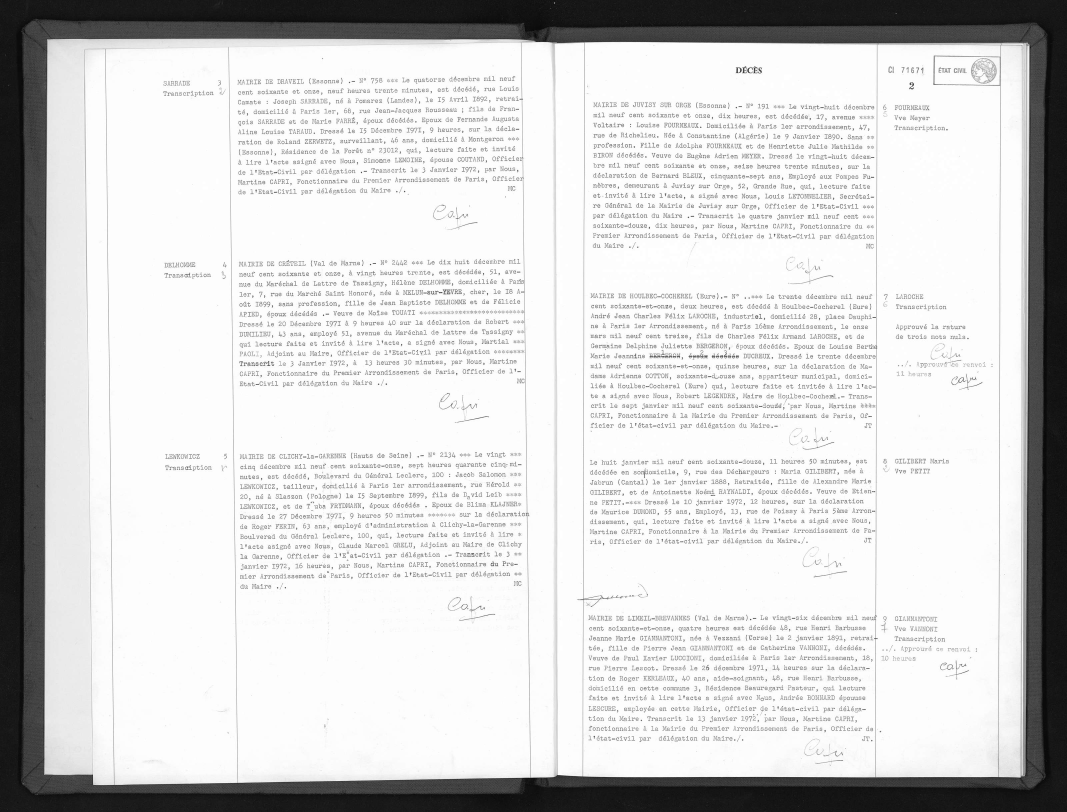
#> input picture Example/image1.jpg, 3200 x 2436 px (shown at 1/3 size); its folder holds only this picture in this run
$ python -i batch_processing.py   (imports and definitions only)
#> lines starting #> are read from the running program, lines starting #| are printed output that depends on the picture
from PIL import Image
from tqdm import tqdm
import boto3
import os

PAGE_SENSITIVITY = 0.02
TEXT_SENSITIVITY = 0.03


def extract_text(img_folder, txt_folder):
    """
    Extracts text from images in the image folder and writes into text files of the
    text folder using batch processing with AWS Textract.
    :param img_folder: the folder of images
    :param txt_folder: the folder of text files
    :return: none
    """
    client = boto3.client('textract')

    for img in tqdm(os.listdir(img_folder)):
        if img != '.DS_Store':  # Ignore .DS_Store because it is not an image
            with open(f'{img_folder}/{img}', 'rb') as raw_img:
                temp_img = raw_img.read()
                bytes_img = bytearray(temp_img)

            response = client.detect_document_text(Document={'Bytes': bytes_img})

            with open(f'{txt_folder}/{img[0:len(img) - 4]}.txt', 'w') as txt_file:
                for entry in response['Blocks']:
                    if entry['BlockType'] != 'PAGE':
                        txt_file.write(entry['Text'] + ' ')


def split_images(image):
    """
    Split images in the source directory into left and right halves, convert them
    into pdf files, and saves them to the destination directory with title 'imgXXX.pdf'.

    :param image: the image to be split
    :return: the split images
    """
    width, height = image.size
    image_left = image.crop((0, 0, 0.50 * width, height))
    image_right = image.crop((0.50 * width, 0, width, height))
    return image_left, image_right


def remove_borders(image):
    """
    Removes the (dark) borders of a (light) image.

    :param image: the image to be cropped
    :return: the cropped image
    """
    width, height = image.size
    x1 = 1
    y = 1
    counter = 0
    while x1 < width:
        while y < height:
            r, g, b = image.getpixel((x1, y))
            if r > 100 and g > 100 and b > 100:
                counter += 100
            y += 1000
        if counter > PAGE_SENSITIVITY * height:
            break
        x1 += 40
        y = 0
        counter = 0

    x = 1
    y1 = 1
    counter = 0
    while y1 < height:
        while x < width:
            r, g, b = image.getpixel((x, y1))
            if r > 100 and g > 100 and b > 100:
                counter += 100
            x += 1000
        if counter > PAGE_SENSITIVITY * width:
            break
        y1 += 10
        x = 0
        counter = 0

    x2 = width - 1
    y = height - 1
    counter = 0
    while x2 > 0:
        while y > 0:
            r, g, b = image.getpixel((x2, y))
            if r > 100 and g > 100 and b > 100:
                counter += 100
            y -= 1000
        if counter > PAGE_SENSITIVITY * height:
            break
        x2 -= 40
        y = height - 1
        counter = 0

    x = width - 1
    y2 = height - 1
    counter = 0
    while y2 > 0:
        while x > 0:
            r, g, b = image.getpixel((x, y2))
            if r > 100 and g > 100 and b > 100:
                counter += 100
            x -= 1000
        if counter > PAGE_SENSITIVITY* width:
            break
        y2 -= 10
        x = width - 1
        counter = 0

    cropped_img = image.crop((x1, y1, x2, y2))
    return cropped_img


def smart_crop(image):
    """
    Crops an image to just the text.

    :param image: the image to be smart cropped
    :return: the smart cropped image
    """
    width, height = image.size
    x1 = 31
    y = 1
    counter = 0
    while x1 < width / 3:
        while y < height:
            r, g, b = image.getpixel((x1, y))
            if r < 100 and g < 100 and b < 100:
                counter += 4
            y += 4
        if counter > TEXT_SENSITIVITY * height:
            break
        x1 += 5
        y = 1
        counter = 0

    width, height = image.size
    x2 = width - 31
    y = 1
    counter2 = 0
    while x2 > 2 * width / 3:
        while y < height:
            r, g, b = image.getpixel((x2, y))
            if r < 100 and g < 100 and b < 100:
                counter2 += 4
            y += 4
        if counter2 > TEXT_SENSITIVITY * height:
            break
        x2 -= 5
        y = 0
        counter2 = 0

    cropped_img = image.crop((x1 - 30, 0, x2 + 30, height))
    return cropped_img


def batch_processing(filename, destination):
#> called with filename = 'Example/image1.jpg', destination = 'out.png'
    img = Image.open(filename)
#> img is the input picture: PIL image 3200x2436 L; min 0, max 255, mean 211.1
    img_rgb = img.convert("RGB")
    img_no_borders = remove_borders(img_rgb)
#> after the loop in remove_borders, `while x1 < width:`: x1 = 161
#> after the loop in remove_borders, `while y1 < height:`: y1 = 121
#> after the loop in remove_borders, `while x2 > 0:`: x2 = 3079
#> after the loop in remove_borders, `while y2 > 0:`: y2 = 2335
#> in remove_borders, `cropped_img = image.crop((x1, y1, x2, y2))`:
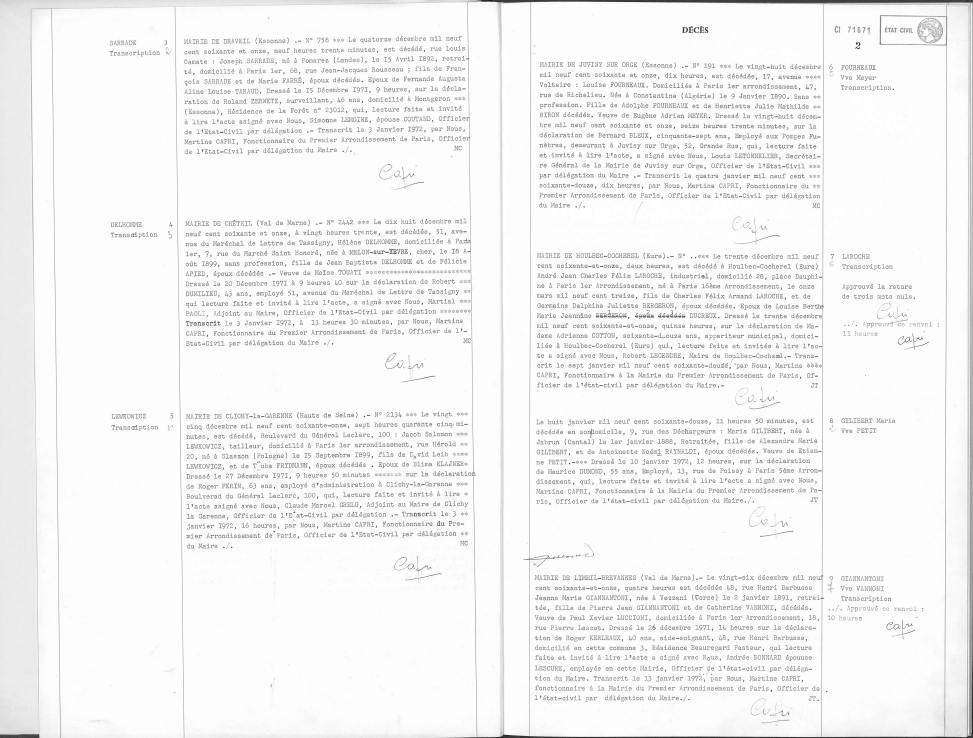
#> cropped_img: PIL image 2918x2214 RGB (shown at 1/3 size); min 0, max 255, mean 244.4
    left_image, right_image = split_images(img_no_borders)
#> in split_images, `image_left = image.crop((0, 0, 0.50 * width, height))`:
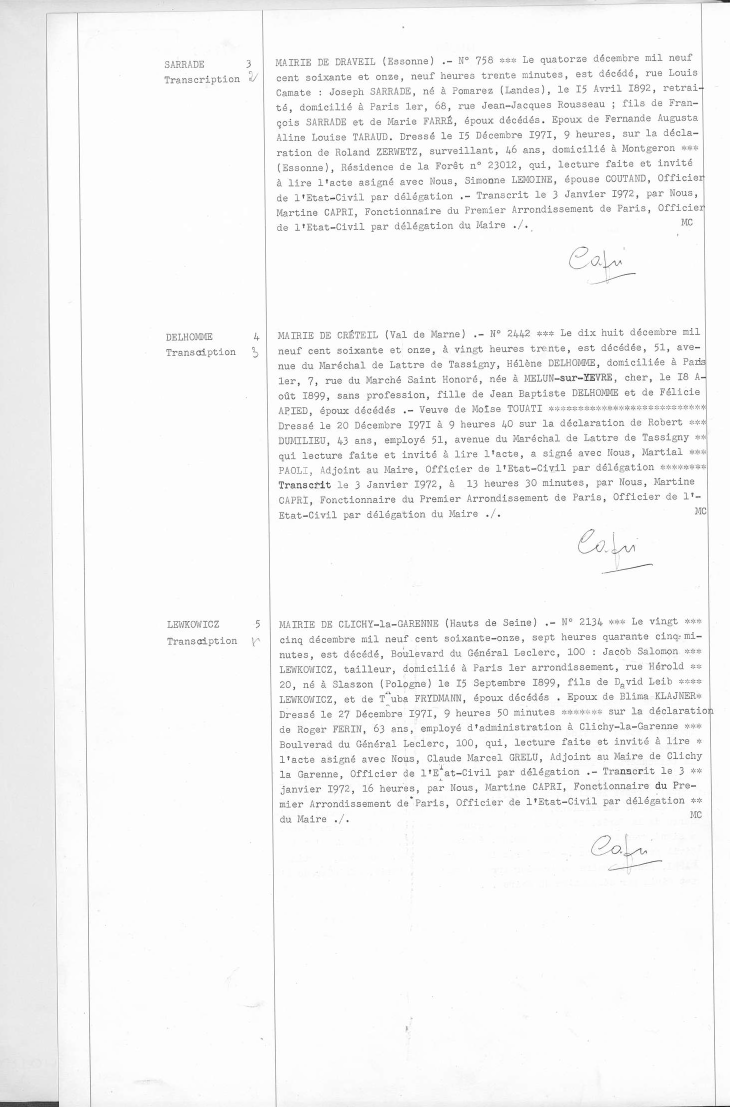
#> image_left: PIL image 1459x2214 RGB (shown at 1/2 size); min 0, max 255, mean 245.6
#> in split_images, `image_right = image.crop((0.50 * width, 0, width, height))`:
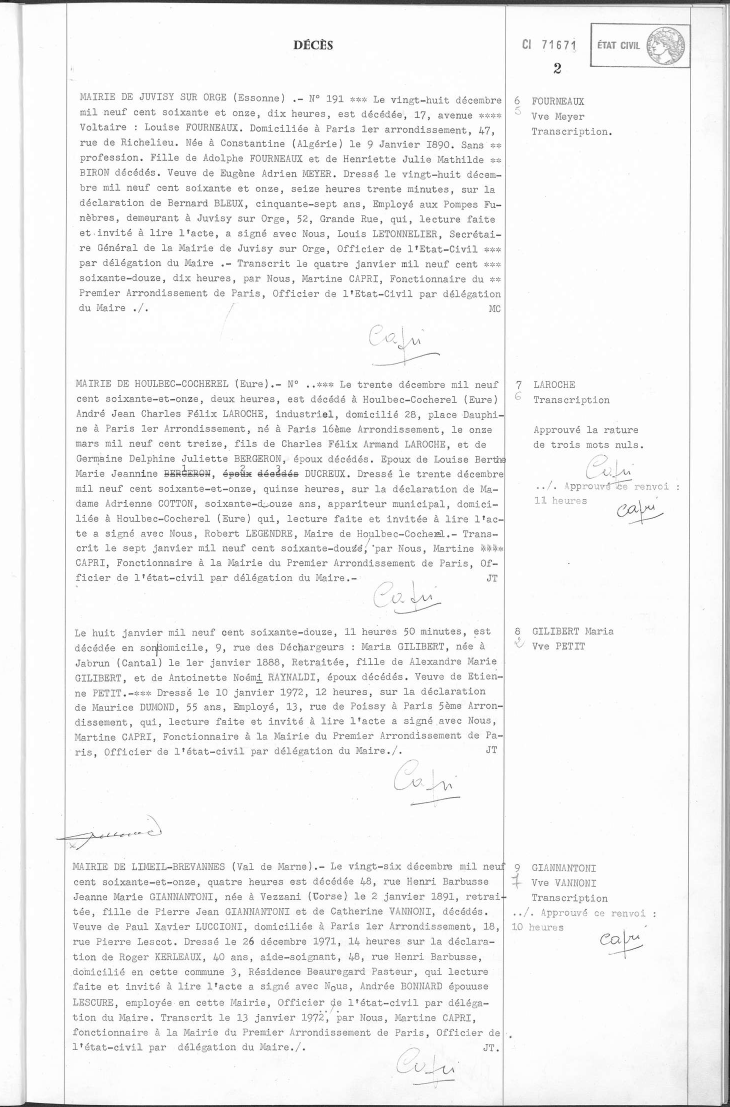
#> image_right: PIL image 1459x2214 RGB (shown at 1/2 size); min 0, max 255, mean 243.2
    left_final = smart_crop(left_image)
#> after the loop in smart_crop, `while x1 < width / 3:`: x1 = 491
#> after the loop in smart_crop, `while x2 > 2 * width / 3:`: x2 = 968
#> in smart_crop, `cropped_img = image.crop((x1 - 30, 0, x2 + 30, height))`:
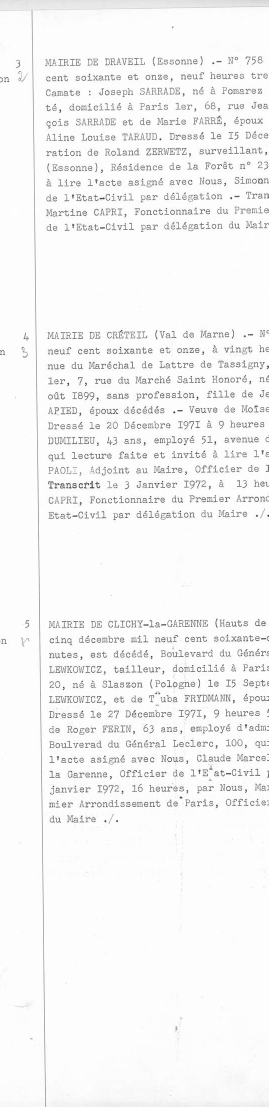
#> cropped_img: PIL image 537x2214 RGB (shown at 1/2 size); min 5, max 255, mean 245.2
    right_final = smart_crop(right_image)
#> after the loop in smart_crop (call 2), `while x1 < width / 3:`: x1 = 436
#> in smart_crop (call 2), `cropped_img = image.crop((x1 - 30, 0, x2 + 30, height))`:
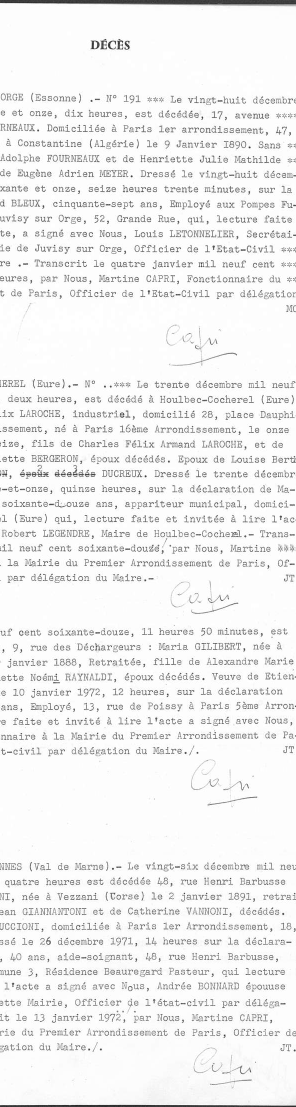
#> cropped_img: PIL image 592x2214 RGB (shown at 1/2 size); min 11, max 255, mean 240.7

    left_final.save(f'{destination}/{filename[9:-4]}.png')
    right_final.save(f'{destination}/{filename[9:-4]}.png')


# [9 lines not run here, left out]

>>> result = batch_processing('Example/image1.jpg', 'out.png')
